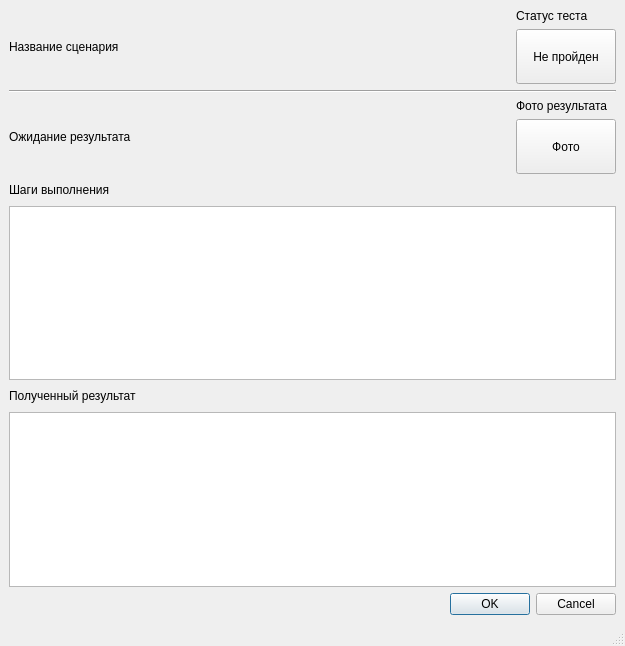
<?xml version="1.0" encoding="UTF-8"?>
<ui version="4.0">
 <class>TheScript</class>
 <widget class="QMainWindow" name="TheScript">
  <property name="windowModality">
   <enum>Qt::ApplicationModal</enum>
  </property>
  <property name="geometry">
   <rect>
    <x>0</x>
    <y>0</y>
    <width>625</width>
    <height>646</height>
   </rect>
  </property>
  <property name="windowTitle">
   <string>MainWindow</string>
  </property>
  <widget class="QWidget" name="centralwidget">
   <layout class="QVBoxLayout" name="verticalLayout_3">
    <item>
     <layout class="QHBoxLayout" name="horizontalLayout_2">
      <item>
       <widget class="QLabel" name="label">
        <property name="text">
         <string>Название сценария</string>
        </property>
       </widget>
      </item>
      <item>
       <spacer name="horizontalSpacer_4">
        <property name="orientation">
         <enum>Qt::Horizontal</enum>
        </property>
        <property name="sizeHint" stdset="0">
         <size>
          <width>40</width>
          <height>20</height>
         </size>
        </property>
       </spacer>
      </item>
      <item>
       <layout class="QVBoxLayout" name="verticalLayout">
        <item>
         <widget class="QLabel" name="label_2">
          <property name="minimumSize">
           <size>
            <width>100</width>
            <height>0</height>
           </size>
          </property>
          <property name="maximumSize">
           <size>
            <width>100</width>
            <height>16777215</height>
           </size>
          </property>
          <property name="text">
           <string>Статус теста</string>
          </property>
         </widget>
        </item>
        <item>
         <widget class="QPushButton" name="pushButton">
          <property name="minimumSize">
           <size>
            <width>100</width>
            <height>55</height>
           </size>
          </property>
          <property name="maximumSize">
           <size>
            <width>100</width>
            <height>16777215</height>
           </size>
          </property>
          <property name="text">
           <string>Не пройден</string>
          </property>
         </widget>
        </item>
       </layout>
      </item>
     </layout>
    </item>
    <item>
     <widget class="Line" name="line">
      <property name="orientation">
       <enum>Qt::Horizontal</enum>
      </property>
     </widget>
    </item>
    <item>
     <layout class="QHBoxLayout" name="horizontalLayout">
      <item>
       <widget class="QLabel" name="label_3">
        <property name="text">
         <string>Ожидание результата</string>
        </property>
       </widget>
      </item>
      <item>
       <spacer name="horizontalSpacer_5">
        <property name="orientation">
         <enum>Qt::Horizontal</enum>
        </property>
        <property name="sizeHint" stdset="0">
         <size>
          <width>40</width>
          <height>20</height>
         </size>
        </property>
       </spacer>
      </item>
      <item>
       <layout class="QVBoxLayout" name="verticalLayout_2">
        <item>
         <widget class="QLabel" name="label_5">
          <property name="minimumSize">
           <size>
            <width>100</width>
            <height>0</height>
           </size>
          </property>
          <property name="maximumSize">
           <size>
            <width>100</width>
            <height>16777215</height>
           </size>
          </property>
          <property name="text">
           <string>Фото результата</string>
          </property>
         </widget>
        </item>
        <item>
         <widget class="QPushButton" name="pushButton_2">
          <property name="minimumSize">
           <size>
            <width>100</width>
            <height>55</height>
           </size>
          </property>
          <property name="maximumSize">
           <size>
            <width>100</width>
            <height>16777215</height>
           </size>
          </property>
          <property name="text">
           <string>Фото</string>
          </property>
         </widget>
        </item>
       </layout>
      </item>
     </layout>
    </item>
    <item>
     <layout class="QHBoxLayout" name="horizontalLayout_3">
      <item>
       <widget class="QLabel" name="label_4">
        <property name="text">
         <string>Шаги выполнения</string>
        </property>
       </widget>
      </item>
      <item>
       <spacer name="horizontalSpacer">
        <property name="orientation">
         <enum>Qt::Horizontal</enum>
        </property>
        <property name="sizeHint" stdset="0">
         <size>
          <width>40</width>
          <height>20</height>
         </size>
        </property>
       </spacer>
      </item>
     </layout>
    </item>
    <item>
     <widget class="QTableWidget" name="tableWidget"/>
    </item>
    <item>
     <layout class="QHBoxLayout" name="horizontalLayout_4">
      <item>
       <widget class="QLabel" name="label_6">
        <property name="text">
         <string>Полученный результат</string>
        </property>
       </widget>
      </item>
      <item>
       <spacer name="horizontalSpacer_2">
        <property name="orientation">
         <enum>Qt::Horizontal</enum>
        </property>
        <property name="sizeHint" stdset="0">
         <size>
          <width>40</width>
          <height>20</height>
         </size>
        </property>
       </spacer>
      </item>
     </layout>
    </item>
    <item>
     <widget class="QTextEdit" name="textEdit"/>
    </item>
    <item>
     <layout class="QHBoxLayout" name="horizontalLayout_5">
      <item>
       <spacer name="horizontalSpacer_3">
        <property name="orientation">
         <enum>Qt::Horizontal</enum>
        </property>
        <property name="sizeHint" stdset="0">
         <size>
          <width>40</width>
          <height>20</height>
         </size>
        </property>
       </spacer>
      </item>
      <item>
       <widget class="QDialogButtonBox" name="buttonBox">
        <property name="standardButtons">
         <set>QDialogButtonBox::Cancel|QDialogButtonBox::Ok</set>
        </property>
       </widget>
      </item>
     </layout>
    </item>
   </layout>
  </widget>
  <widget class="QMenuBar" name="menubar">
   <property name="geometry">
    <rect>
     <x>0</x>
     <y>0</y>
     <width>625</width>
     <height>22</height>
    </rect>
   </property>
  </widget>
  <widget class="QStatusBar" name="statusbar"/>
 </widget>
 <resources/>
 <connections/>
</ui>
